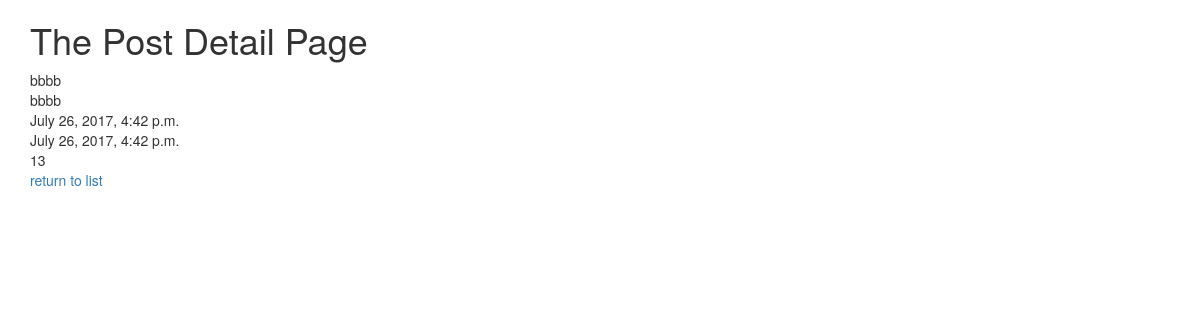
Page /posts/detail/13/ on the committed database.
### posts/models.py (models this page shows, shortened)
class Post(models.Model):
	title = models.CharField(max_length=255)
	image = models.ImageField(upload_to="blog_images", null=True, blank=True)
	content = models.TextField()
	updated = models.DateTimeField(auto_now=True, auto_now_add=False)
	timestamp = models.DateTimeField(auto_now=False, auto_now_add=True)
	class Meta:
		ordering = ["-content", "-updated", "-title"]

### posts/views.py (the view)
# urls.py: url(r'^detail/(?P<post_id>\d+)/$', views.post_detail, name="detail"),
def post_detail(request, post_id):
	instance = get_object_or_404(Post, id=post_id)
	context = {
	"title": "Detail",
	"instance": instance
	}
	return render(request, 'post_detail.html', context)

### posts/templates/post_detail.html (shortened to what this page needs)
{% extends "base.html" %}
{% block content %}
    <h1>The Post {{title}} Page</h1>
    {{instance.title}} <br>
    {{instance.content}} <br>
    {{instance.timestamp}} <br>
    {{instance.updated}} <br>
    {{instance.id}} <br>
    <a href="{%url 'posts:list' %}">return to list</a>
{% endblock content %}

### rows in the picture
Post: title "bbbb", content "bbbb", timestamp "July 26, 2017, 4:42 p.m.", updated "July 26, 2017, 4:42 p.m.", id "13"

### other values in the picture
{{ title }} "Detail"
